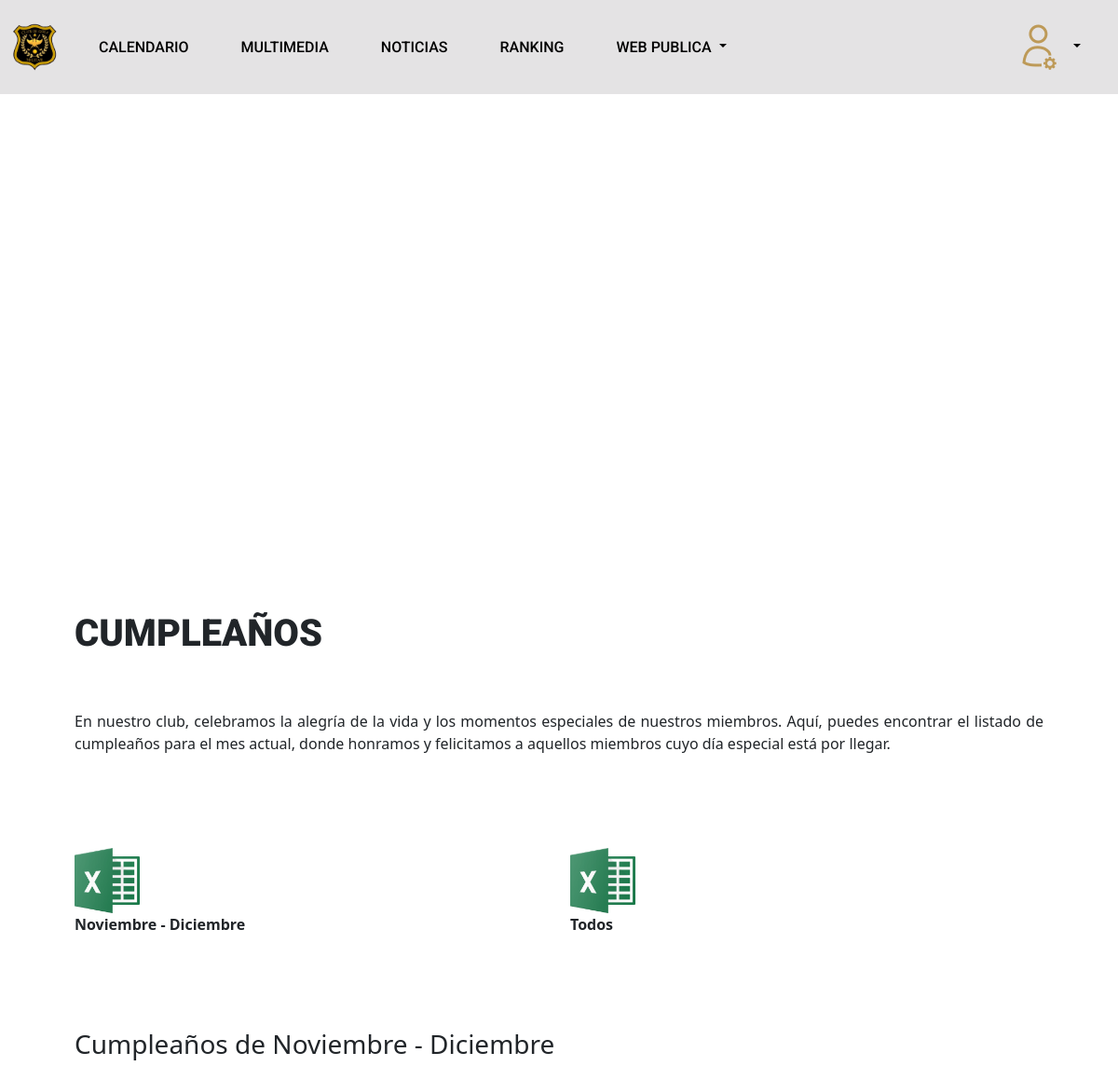
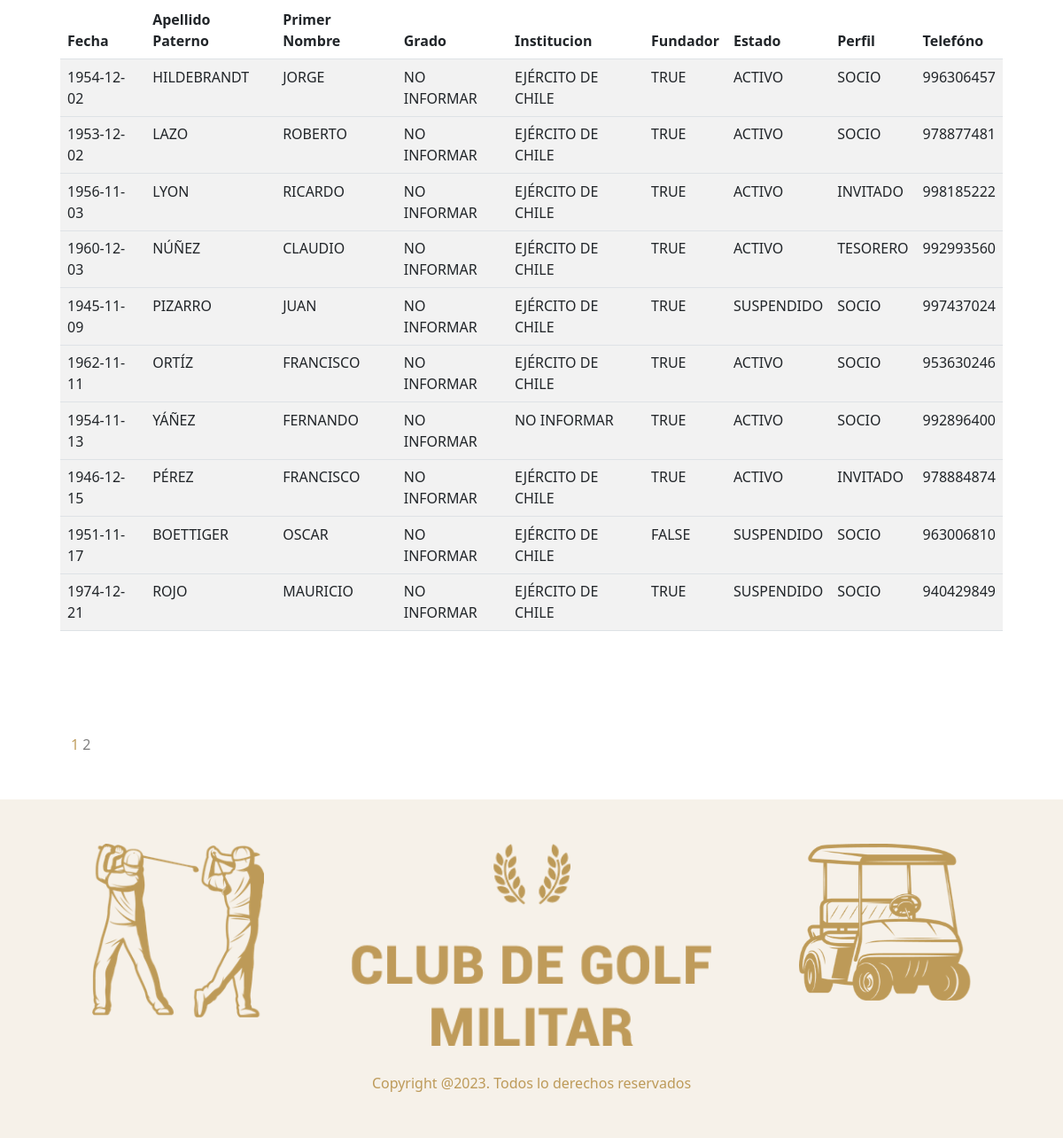
Screenshot of /cumpleanos (signed in) with the database file from the repository (2 pictures, top to bottom).
### socios/models.py (models this page shows, shortened)
class Paginas_Socio(models.Model):
    id = models.UUIDField(primary_key=True, default=uuid.uuid4, editable=False)
    tipo = models.CharField(max_length=20, choices= websSocio, default="B")
    img = models.ImageField(upload_to="Paginas_Socio/")
    titulo = models.CharField(max_length=200, blank=True, null=True)
    contenido = models.TextField(blank=True, null=True)
    file = models.FileField(upload_to="Paginas_Socio/files/", max_length=254, blank=True)
    tituloPestana = models.CharField(max_length=200, blank=True, null=True)
    class Meta:
        verbose_name = "Paginas_Socio"
        verbose_name_plural = "Paginas_Socios"
        ordering = ["titulo"]

### usuarios/models.py (models this page shows, shortened)
class Usuario(AbstractBaseUser):
    email                   = models.EmailField(verbose_name="email", max_length=255, unique=False, null=True)
    is_active               = models.BooleanField(default= True)  # para ingresar al login
    is_admin                = models.BooleanField(default= False) # para ingresar al admin
    rut                     = models.CharField(max_length=12,  unique=True, verbose_name="Rut")
    primer_nombre           = models.CharField(max_length=200, blank=True, null=False, verbose_name="Primer nombre")
    segundo_nombre          = models.CharField(max_length=200, blank=True, null=True, verbose_name="Segundo nombre")
    apellido_paterno        = models.CharField(max_length=200, blank=True, null=False, verbose_name="Apellido paterno")
    apellido_materno        = models.CharField(max_length=200, blank=True, null=False, verbose_name="Apellido materno")
    fecha_nacimiento        = models.DateField(blank=True, null=True, verbose_name="Fecha de nacimiento")
    telefono                = models.CharField(max_length=200,blank=True, null=True, verbose_name="Celular")
    sexo                    = models.CharField(max_length=1, choices=sexos, default="M", verbose_name="Genero")
    eCivil                  = models.CharField(max_length=30, choices=civil, default="NI", verbose_name="Estado Civil")
    perfil                  = models.CharField(max_length=20, choices=perfil, default="S") # ej. socio,invitado, capitan, tesorero...
    estado                  = models.CharField(max_length=20, choices=estado, default="A")  # en que estado se encuentra la cuenta ej. activa, inactiva, suspendida
    categoria               = models.CharField(max_length=20, choices=categoria, default="NI")  # en que estado se encuentra la cuenta ej. activa, inactiva, suspendida
    situacionEspecial       = models.BooleanField(default=False, verbose_name="Situación Especial")
    fundador                = models.BooleanField(default=False, verbose_name="Fundador")
    institucion             = models.CharField(max_length=20, choices=instituciones, default="NI",blank=True)  # en que estado se encuentra la cuenta ej. activa, inactiva, suspendida
    grado                   = models.CharField(max_length=5, choices=grados, default="NI", blank=True)  # en que estado se encuentra la cuenta ej. activa, inactiva, suspendida
    condicion               = models.CharField(max_length=20, choices=condicion, default="NI", blank=True)  # en que estado se encuentra la cuenta ej. activa, inactiva, suspendida
    profesion               = models.CharField(max_length=200, blank=True, null=True, verbose_name="Profesión")
    fecha_incorporacion     = models.DateField(blank=True, null=True, default=datetime.date.today, verbose_name="Fecha de incorporacion")
    direccion       = models.CharField(max_length=200, blank=True, null= True, verbose_name="Direccion")
    region          = models.CharField(max_length=50,choices= regiones, blank=True, default= ' ', verbose_name="Region")
    tiempoGracia    = models.IntegerField(default=30, verbose_name="Tiempo Gracia")
    objects = MyUserManager()
    USERNAME_FIELD = "rut"
    REQUIRED_FIELDS = ["email",'apellido_paterno','primer_nombre']

### capitan/views.py (the view)
# urls.py: path('cumpleanos', cumpleanos.as_view(), name= 'cumpleanos'),
class cumpleanos(CapitanMixin,TemplateView):
    template_name = "capitan/views/cumpleanos.html"
    def get_context_data(self, **kwargs):
        contexto = super().get_context_data(**kwargs)
        contexto["nameWeb"] = nameWeb
        dato = Paginas_Socio.objects.get(tipo ="Cump")
        contexto['value']  = dato
        contexto["title"] = dato.tituloPestana
        contexto['rol'] = self.request.user.perfil
        fecha_actual = datetime.now()
        month = fecha_actual.month
        next_month = fecha_actual.replace(month=month % 12 + 1, day=1)
        nombre_mes_actual = dict(MESES)[month]
        nombre_mes_proximo = dict(MESES)[next_month.month]
        contexto['mes'] = f"{nombre_mes_actual} - {nombre_mes_proximo}"
        listado = Usuario.objects.filter(
            fecha_nacimiento__month__in=[month, next_month.month]
        ).order_by('fecha_nacimiento__day')
        paginator = Paginator(listado, 10)
        page = self.request.GET.get('page')
        contexto['datos'] = paginator.get_page(page)
        return contexto

### socios/mixins.py (called while the page is built)
    def dispatch(self, request, *args, **kwargs):
        if request.user.perfil == "CAP" or request.user.perfil == "SUPER" :
            return super().dispatch(request, *args, **kwargs)
        else:
            return redirect('login')

### capitan/templates/capitan/views/cumpleanos.html (shortened to what this page needs)
{% extends "web/root/origin.html" %}
{% load static %}
{% static "" as baseUrl %}
{% block header %}
      {% include "socio/header/header_socios.html" %}
{% endblock %}
{% block body %}
 {% include "socio/banner/banner_general.html" %}
 {% include "web/front/front.html" %}
  <div class="container">
    <div class="row">
      <div class="col align-self-end">
        <div>
          <a class="navbar-brand"  href="{% url 'export_csv_cumpleanos_mes'%}"
            ><img src="{% static 'web/assets/logos/excel.png' %}"
          width="70px" /></a>
        </div>
        <div>
          <strong>{{mes}}</strong>
        </div>
      </div>
      <div class="col align-self-end">
        <div>
          <a class="navbar-brand"  href="{% url 'export_csv_cumpleanos'%}"
            ><img src="{% static 'web/assets/logos/excel.png' %}"
          width="70px" /></a>
        </div>
        <div>
          <strong>Todos</strong>
        </div>
      </div>
    </div>
  </div>
  {%if datos%}
  <div class="container marketing" id="links">
      <div class="row table-responsive" >
        <h3>Cumpleaños de {{mes}} </h3>
          <table class="table table-striped ">
            <thead>
              <tr>
                <th scope="col">Fecha</th>
                <th scope="col">Apellido Paterno</th>
                <th scope="col">Primer Nombre</th>
                <th scope="col">Grado</th>
                <th scope="col">Institucion</th>
                <th scope="col">Fundador</th>
                <th scope="col">Estado</th>
                <th scope="col">Perfil</th>
                <th scope="col">Telefóno</th>
              </tr>
            </thead>
            <tbody>
            {% for t in datos %}
              <tr>
                <td>{{ t.fecha_nacimiento | upper  }}</td>
                <td>{{ t.apellido_paterno  | upper   }}</td>
                <td>{{ t.primer_nombre | upper  }}</td>
                <td>{{ t.get_grado_display | upper  }}</td>
                <td>{{ t.get_institucion_display | upper  }}</td>
                <td>{{ t.fundador | upper  }}</td>
                <td>{{ t.get_estado_display| upper  }}</td>
                <td>{{ t.get_perfil_display | upper  }}</td>
                <td>{{ t.telefono | upper  }}</td>
              <tr>
             {% endfor%}
            </tbody>
          </table>
       </div>
      </div>
  {%else%}
  <div class="container marketing" id="links">
    <h3>No hay cumpleaños este mes</h3>
  </div>
  {%endif%}
  <div class="container marketing">
    <div class="row">
      <div class="col align-self-end">
        {% if datos %}
        <nav class="navigation pagination" role="navigation">
              <div class="nav-links">
                <span class="page-numbers current">
                    {{ datos.number }}
                </span>
               {% if datos.has_next %}
                <a class="next page-numbers" href="?page={{ datos.next_page_number }}{% if request.GET.buscar %}&buscar={{ request.GET.buscar}}{% endif %}">
                    {{ datos.next_page_number }}
                </a>
                {% endif %}
            </div>
        </nav>
        {% endif %}
      </div>
    </div>
  </div>
{% endblock %}

### web/templates/web/root/origin.html (shortened to what this page needs)
<!DOCTYPE html>
{% load static %} {% static "" as baseUrl %}
<html lang="en" data-bs-theme="auto">
  <head>
    <link href="{% static 'web/css/bootstrap.min.css' %}" rel="stylesheet" />
    <link rel="stylesheet" href="https://cdn.jsdelivr.net/npm/bootstrap-icons@1.11.3/font/bootstrap-icons.min.css">
    <link href="{% static 'web/css/style.css' %}" rel="stylesheet" />
    <link href="{% static 'web/css/carousel.css' %}" rel="stylesheet" />
    <link href="{% static 'web/css/sticky-footer-navbar.css' %}" rel="stylesheet" />
    <link href="{% static 'web/css/links.css' %}"rel="stylesheet" />
    <link href="{% static 'web/css/cuota.css' %}"rel="stylesheet" />
  </head>
  <body class={{ loginClass }}>
    {% block header %}{% endblock %}
    <main>
      {% block body %}
      {% endblock %}
      {% block footer %}
        {% include "web/footer/footer.html" %}
      {% endblock %}
    </main>
  </body>
</html>

### socios/templates/socio/header/header_socios.html (shortened to what this page needs)
{% load static %} {% static "" as baseUrl %}
<header data-bs-theme="">
  <nav
    class="navbar navbar-expand-md navbar-light fixed-top bg-dark"
    style="background-color: #e3f2fd"
  >
    <div class="container-fluid">
      <a class="navbar-brand"  href="#" style="pointer-events: none; cursor: default; text-decoration: none;"
        ><img src="{% static '/web/assets/logos/logo.png' %}"
      width="50px"/></a>
      <div
        class="collapse navbar-collapse justify-content-end"
        id="navbarCollapse"
      >
        <ul class="navbar-nav me-auto mb-2 mb-md-0">
          <li class="nav-item">
            <a class="nav-link" href="{% url 'torneos'%}">CALENDARIO</a>
          </li>
          <li class="nav-item">
            <a class="nav-link" href="{% url 'multimedias'%} ">MULTIMEDIA</a>
          </li>
          <li class="nav-item">
            <a class="nav-link" href="{% url 'noticias'%} ">NOTICIAS</a>
          </li>
          <li class="nav-item">
            <a class="nav-link" href="{% url 'ranking'%}">RANKING</a>
          </li>
          <li class="nav-item dropdown">
            <button
              class="btn dropdown-toggle nav-link active"
              data-bs-toggle="dropdown"
              aria-expanded="false"
            >
              WEB PUBLICA
            </button>
          </li>
        </ul>
      </div>
       <ul class="navbar-nav me-auto mb-2 mb-md-0">
        <li class="nav-item dropdown">
            <button
              class="btn dropdown-toggle nav-link active"
              data-bs-toggle="dropdown"
              aria-expanded="false"
            >
              {% if rol == 'SUPER' %}
              <img src="{% static '/web/assets/logos/iconAdmin.png' %}" style="padding: 10px;">
              {% endif %}
            </button>
          </li>
       </ul>
    </div>
  </nav>
</header>

### socios/templates/socio/banner/banner_general.html (shortened to what this page needs)
{% load static %} {% static "" as baseUrl %}
<div id="myCarousel" class="carousel slide mb-6" data-bs-ride="carousel">
 <div class="carousel-inner">
    <div class="carousel-item active">
    </div>
  </div>
</div>

### web/templates/web/front/front.html (shortened to what this page needs)
{% load static %} {% static "" as baseUrl %}
<div class="container marketing" id="links">
    <div class="row">
      <div class="col-lg-12 context">
        <h1> {{ value.titulo  | upper }}</h1>
        <p>{{ value.contenido|safe }}</p>
      </div>
    </div>
</div>

### web/templates/web/footer/footer.html
{% load static %} {% static "" as baseUrl %}
<footer class="footer">
  <div
    class="container text-center d-flex align-content-center flex-wrap containerFooter"
  >
    <div class="row">
      <div class="col-md-3 col-sm-12 d-none d-sm-block">
        <div class="text-center">
          <img
            src="{% static 'web/assets/footer/tiro.png' %}"
            width="80%"
            class="rounded"
            alt="..."
          />
        </div>
      </div>
      <div class="col-md-6 col-sm-12">
        <div class="text-center">
          <img
            src="{% static 'web/assets/footer/footerLogo.png' %}"
            width="80%"
            class="rounded"
            alt="..."
          />
        </div>
      </div>
      <div class="col-md-3 col-sm-12 d-none d-sm-block">
        <div class="text-center">
          <img
            src="{% static 'web/assets/footer/carro.png' %}"
            width="80%"
            class="rounded"
            alt="..."
          />
        </div>
      </div>
      <div class="col-12 footerText">
        <span class="text-center">
          Copyright @2023. Todos lo derechos reservados
        </span>
      </div>
    </div>
  </div>
</footer>

### web/static/web/css/style.css (style rules this page uses)
span { color: #BF9D5E; text-decoration: none !important; }
a.next.page-numbers, a.prev.page-numbers, a.page-numbers.disable { color: gray; text-decoration: none !important; }
a { text-decoration: none !important; }
.context p , h1 { text-align: justify; padding-left:0px !important; }

### web/static/web/css/carousel.css (style rules this page uses)
body { padding-top: 0px; color: rgb(var(--bs-tertiary-color-rgb)); background-color: #ffffff; }
.carousel { margin-bottom: 4rem; }
.carousel-item { height: 32rem; }

### web/static/web/css/sticky-footer-navbar.css (style rules this page uses)
.footer { height: auto; }
.footer { background-color: #F6F1E9; }
.footer span { color: #BD9A59; }
.container.text-center { height: 100%; }
.container ,.containerFooter { padding: 50px; }
.footerText { padding-top: 30px; }

### web/static/web/css/links.css (style rules this page uses)
.marketing h1 { padding:30px; padding-bottom: 50px; font-family: 'Roboto'; font-weight: 900; font-style: normal; }
.bg-dark { background-color: #E4E3E4 !important; }
.nav-link, .navbar-nav .nav-link.active, .navbar-nav .nav-link.show { color: black !important; font-family: 'Roboto'; font-weight: 500; font-style: normal; margin-left: 20px; margin-right: 20px; background: transparent!important; }
.context h1 , p { text-align: justify }
.btn-check:checked+.btn, .btn.active, .btn.show, .btn:first-child:active, :not(.btn-check)+.btn:active { background-color: #198754!important; color:white!important; border: none; }

### web/static/web/css/cuota.css (style rules this page uses)
p { margin: 0px; }

### rows the page displays
Paginas_Socio: titulo "CUMPLEAÑOS", contenido "En nuestro club, celebramos la alegría de la vida y los momentos especiales de nuestros miembros. Aquí, puedes encontrar el listado de cumpleaños para el mes actual, donde honramos y felicitamos a aquellos miembros cuyo día especial está por llegar."
Usuario: fecha_nacimiento "1954-12-02", apellido_paterno "HILDEBRANDT", primer_nombre "JORGE", grado "NO INFORMAR", institucion "EJÉRCITO DE CHILE", fundador "TRUE", estado "ACTIVO", perfil "SOCIO", telefono "996306457"
Usuario: fecha_nacimiento "1953-12-02", apellido_paterno "LAZO", primer_nombre "ROBERTO", grado "NO INFORMAR", institucion "EJÉRCITO DE CHILE", fundador "TRUE", estado "ACTIVO", perfil "SOCIO", telefono "978877481"
Usuario: fecha_nacimiento "1956-11-03", apellido_paterno "LYON", primer_nombre "RICARDO", grado "NO INFORMAR", institucion "EJÉRCITO DE CHILE", fundador "TRUE", estado "ACTIVO", perfil "INVITADO", telefono "998185222"
Usuario: fecha_nacimiento "1960-12-03", apellido_paterno "NÚÑEZ", primer_nombre "CLAUDIO", grado "NO INFORMAR", institucion "EJÉRCITO DE CHILE", fundador "TRUE", estado "ACTIVO", perfil "TESORERO", telefono "992993560"
Usuario: fecha_nacimiento "1945-11-09", apellido_paterno "PIZARRO", primer_nombre "JUAN", grado "NO INFORMAR", institucion "EJÉRCITO DE CHILE", fundador "TRUE", estado "SUSPENDIDO", perfil "SOCIO", telefono "997437024"
Usuario: fecha_nacimiento "1962-11-11", apellido_paterno "ORTÍZ", primer_nombre "FRANCISCO", grado "NO INFORMAR", institucion "EJÉRCITO DE CHILE", fundador "TRUE", estado "ACTIVO", perfil "SOCIO", telefono "953630246"
Usuario: fecha_nacimiento "1954-11-13", apellido_paterno "YÁÑEZ", primer_nombre "FERNANDO", grado "NO INFORMAR", institucion "NO INFORMAR", fundador "TRUE", estado "ACTIVO", perfil "SOCIO", telefono "992896400"
Usuario: fecha_nacimiento "1946-12-15", apellido_paterno "PÉREZ", primer_nombre "FRANCISCO", grado "NO INFORMAR", institucion "EJÉRCITO DE CHILE", fundador "TRUE", estado "ACTIVO", perfil "INVITADO", telefono "978884874"
Usuario: fecha_nacimiento "1951-11-17", apellido_paterno "BOETTIGER", primer_nombre "OSCAR", grado "NO INFORMAR", institucion "EJÉRCITO DE CHILE", fundador "FALSE", estado "SUSPENDIDO", perfil "SOCIO", telefono "963006810"
Usuario: fecha_nacimiento "1974-12-21", apellido_paterno "ROJO", primer_nombre "MAURICIO", grado "NO INFORMAR", institucion "EJÉRCITO DE CHILE", fundador "TRUE", estado "SUSPENDIDO", perfil "SOCIO", telefono "940429849"

### other values shown
{{ mes }} "Noviembre - Diciembre"
{{ datos.number }} "1"
{{ datos.next_page_number }} "2"
